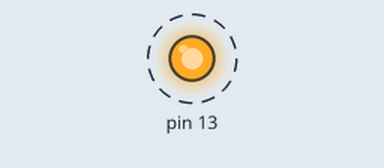
Simulated run of this sketch. Board: Arduino Uno, built with avr-gcc and run on an emulated ATmega328P. On the bench: output pins drawn as LEDs (lit = HIGH). Dashed ring = blinking. What the sketch prints to the serial monitor is not drawn.

Above: at 0.5 s.
Timing chart, 0 to 4.6 s (numbered marks = the images above):
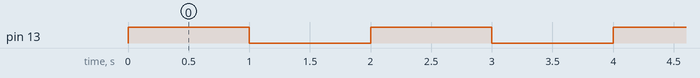

Measured:
- by itself, pin 13: alternates HIGH for 1.0 s and LOW for 1.0 s

The sketch:

serial_blink.ino
```cpp
void setup() {
  Serial.begin(9600);
  pinMode(13, OUTPUT);
  Serial.println("SERIAL_BLINK_READY_9600");
}

void loop() {
  digitalWrite(13, HIGH);
  Serial.println("HEARTBEAT:HIGH");
  delay(1000);
  digitalWrite(13, LOW);
  Serial.println("HEARTBEAT:LOW");
  delay(1000);
}
```
